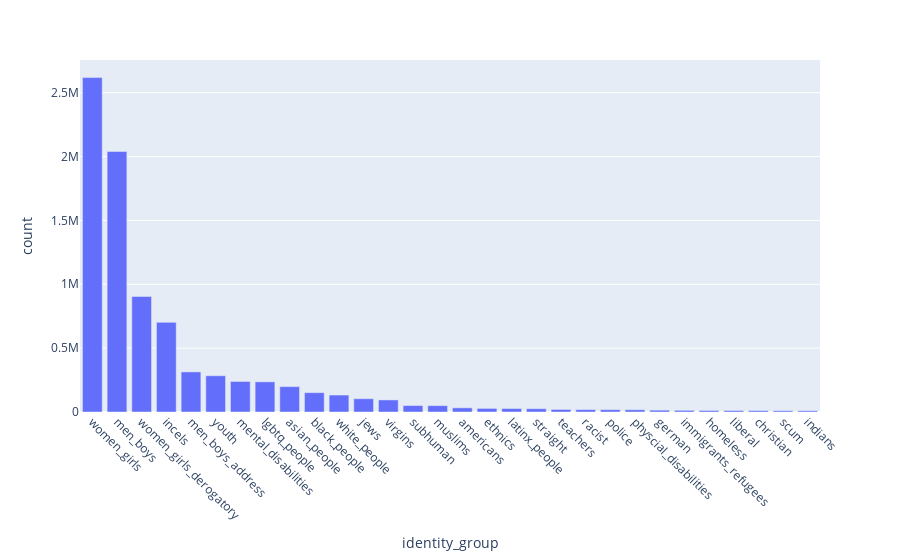

Write notebook code for a chart like this one.
### Markdown cell above
## Group identity terms

### Code cell
import json

identity_groups_fpath = '../resources/identity_groups.json'
with open(identity_groups_fpath, 'r') as f:
    identity_groups = json.load(f)
print(len(identity_groups))

exp['identity_group'] = exp.netmapper_identity_matches.map(lambda x: identity_groups.get(x, x))
exploded = exp.explode('identity_group') # Count intersectional mentions as a mention in each of their categories
gp_freq = exploded.identity_group.value_counts().to_frame(name='count').reset_index(names='identity_group')
gp_freq.head(30)

import plotly.express as px
pd.options.plotting.backend = 'plotly'

# fig = px.bar(gp_freq.head(50), x='term', y='count')
fig = px.bar(gp_freq.head(30), x='identity_group', y='count')
fig.update_xaxes(tickangle=45)

### Figure 1 — Plotly figure (JSON) as saved in the notebook; plotly's stock layout.template omitted (floating-point values rounded to 4 significant figures)
{"data": [{"alignmentgroup": "True", "hovertemplate": "identity_group=%{x}<br>count=%{y}<extra></extra>", "legendgroup": "", "marker": {"color": "#636efa", "pattern": {"shape": ""}}, "name": "", "offsetgroup": "", "orientation": "v", "showlegend": false, "textposition": "auto", "type": "bar", "x": ["women_girls", "men_boys", "women_girls_derogatory", "incels", "men_boys_address", "youth", "mental_disabilities", "lgbtq_people", "asian_people", "black_people", "white_people", "jews", "virgins", "subhuman", "muslims", "americans", "ethnics", "latinx_people", "straight", "teachers", "racist", "police", "physcial_disabilities", "german", "immigrants_refugees", "homeless", "liberal", "christian", "scum", "indians"], "xaxis": "x", "y": [2618512, 2040371, 904595, 701884, 313979, 283963, 239023, 236250, 198810, 151466, 132691, 103977, 94597, 50528, 49702, 32685, 28110, 27245, 25798, 19980, 18723, 18287, 17723, 14322, 13109, 12004, 11438, 11217, 10003, 9742], "yaxis": "y"}], "layout": {"autosize": true, "barmode": "relative", "legend": {"tracegroupgap": 0}, "margin": {"t": 60}, "xaxis": {"anchor": "y", "autorange": true, "domain": [0, 1], "range": [-0.5, 29.5], "tickangle": 45, "title": {"text": "identity_group"}, "type": "category"}, "yaxis": {"anchor": "x", "autorange": true, "domain": [0, 1], "range": [0, 2756000.0], "title": {"text": "count"}, "type": "linear"}}}
